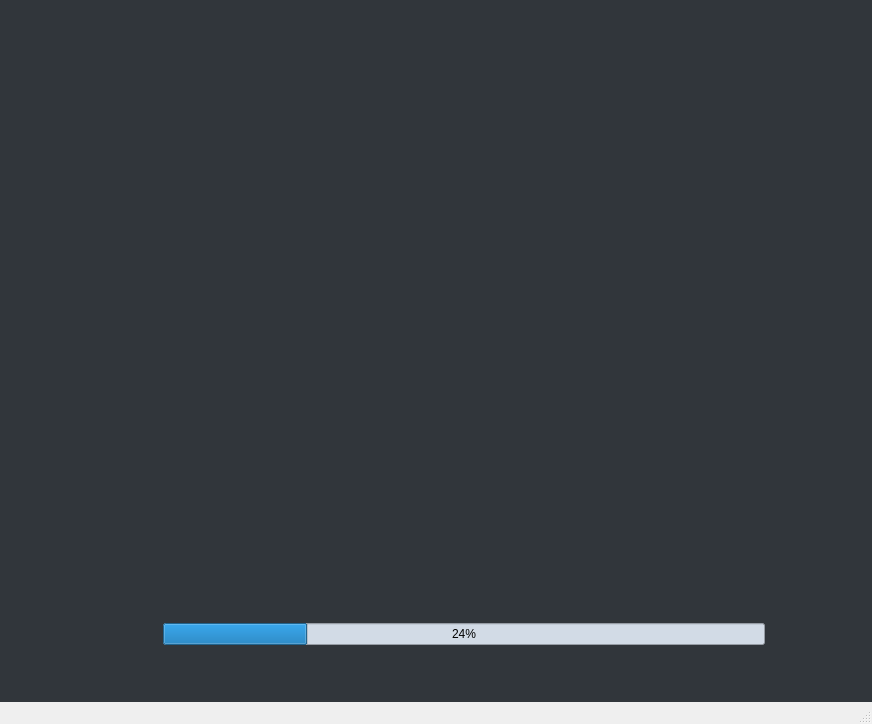
<?xml version="1.0" encoding="UTF-8"?>
<ui version="4.0">
 <class>Splash</class>
 <widget class="QMainWindow" name="Splash">
  <property name="geometry">
   <rect>
    <x>0</x>
    <y>0</y>
    <width>872</width>
    <height>724</height>
   </rect>
  </property>
  <property name="windowTitle">
   <string>MainWindow</string>
  </property>
  <widget class="QWidget" name="centralwidget">
   <property name="styleSheet">
    <string notr="true">background-color: rgb(49, 54, 59);</string>
   </property>
   <layout class="QGridLayout" name="gridLayout">
    <item row="0" column="1" colspan="2">
     <spacer name="horizontalSpacer">
      <property name="orientation">
       <enum>Qt::Horizontal</enum>
      </property>
      <property name="sizeHint" stdset="0">
       <size>
        <width>587</width>
        <height>48</height>
       </size>
      </property>
     </spacer>
    </item>
    <item row="1" column="0" rowspan="3">
     <spacer name="verticalSpacer">
      <property name="orientation">
       <enum>Qt::Vertical</enum>
      </property>
      <property name="sizeHint" stdset="0">
       <size>
        <width>148</width>
        <height>448</height>
       </size>
      </property>
     </spacer>
    </item>
    <item row="1" column="1" colspan="2">
     <widget class="QLabel" name="label">
      <property name="text">
       <string/>
      </property>
      <property name="pixmap">
       <pixmap>../../images/Musical Picasso.png</pixmap>
      </property>
      <property name="scaledContents">
       <bool>true</bool>
      </property>
      <property name="alignment">
       <set>Qt::AlignCenter</set>
      </property>
     </widget>
    </item>
    <item row="1" column="3" rowspan="3">
     <spacer name="verticalSpacer_2">
      <property name="orientation">
       <enum>Qt::Vertical</enum>
      </property>
      <property name="sizeHint" stdset="0">
       <size>
        <width>98</width>
        <height>448</height>
       </size>
      </property>
     </spacer>
    </item>
    <item row="2" column="1" rowspan="2" colspan="2">
     <spacer name="horizontalSpacer_2">
      <property name="orientation">
       <enum>Qt::Horizontal</enum>
      </property>
      <property name="sizeHint" stdset="0">
       <size>
        <width>587</width>
        <height>48</height>
       </size>
      </property>
     </spacer>
    </item>
    <item row="3" column="2">
     <widget class="QProgressBar" name="progressBar">
      <property name="styleSheet">
       <string notr="true">background-color: rgb(210, 219, 230);</string>
      </property>
      <property name="value">
       <number>24</number>
      </property>
     </widget>
    </item>
    <item row="4" column="1" colspan="2">
     <spacer name="horizontalSpacer_3">
      <property name="orientation">
       <enum>Qt::Horizontal</enum>
      </property>
      <property name="sizeHint" stdset="0">
       <size>
        <width>587</width>
        <height>48</height>
       </size>
      </property>
     </spacer>
    </item>
   </layout>
  </widget>
  <widget class="QMenuBar" name="menubar">
   <property name="enabled">
    <bool>false</bool>
   </property>
   <property name="geometry">
    <rect>
     <x>0</x>
     <y>0</y>
     <width>872</width>
     <height>22</height>
    </rect>
   </property>
  </widget>
  <widget class="QStatusBar" name="statusbar">
   <property name="enabled">
    <bool>true</bool>
   </property>
  </widget>
 </widget>
 <resources/>
 <connections/>
</ui>
